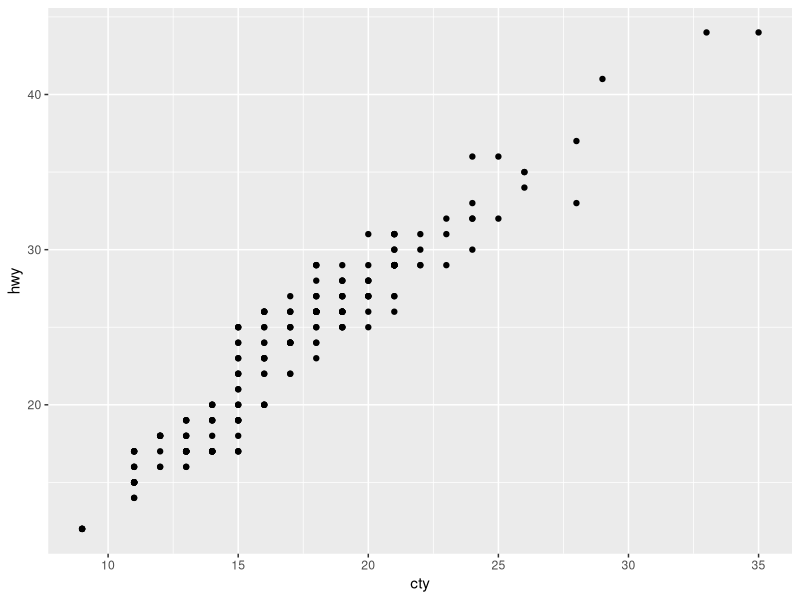
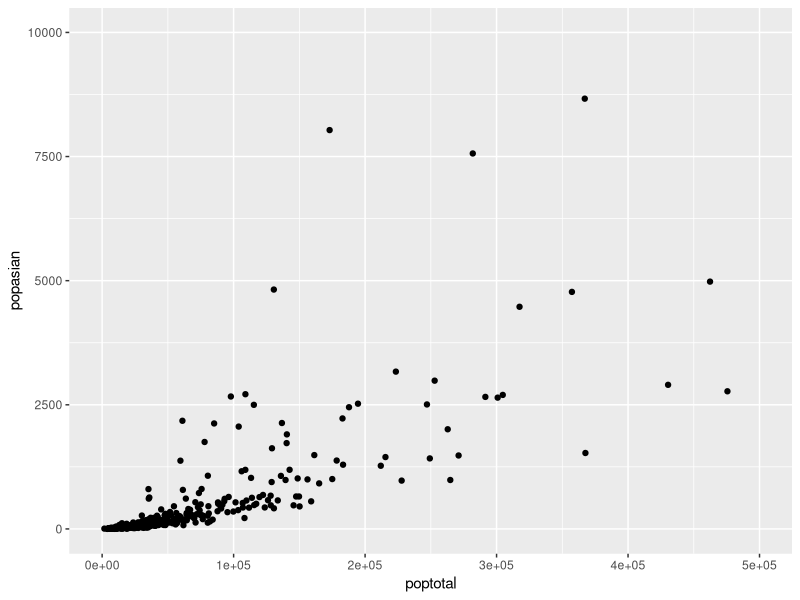
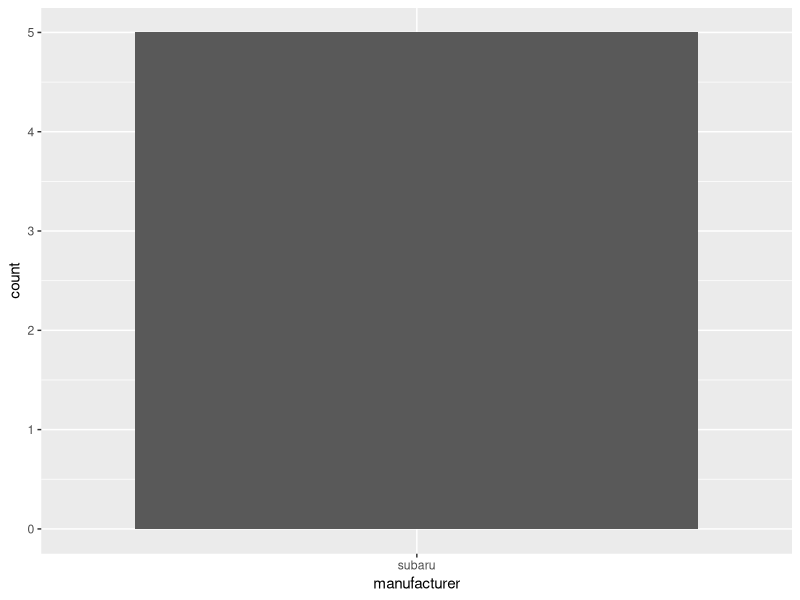
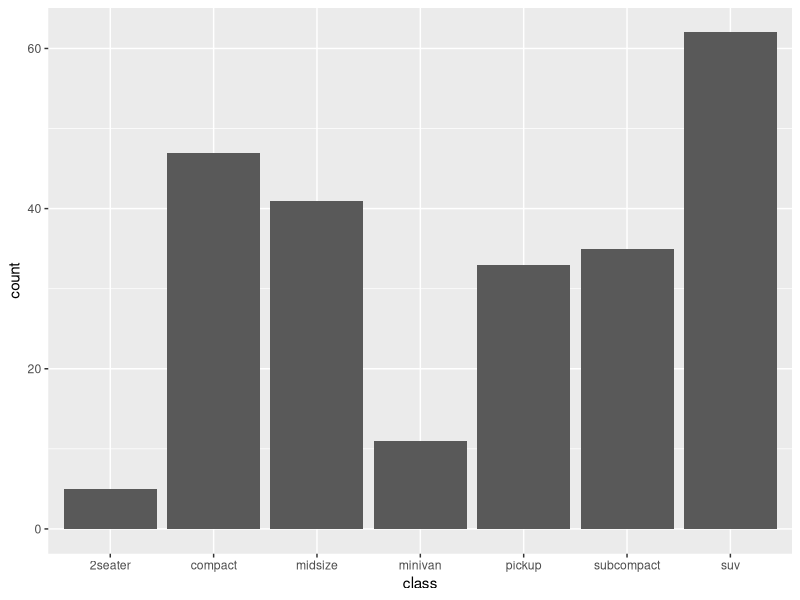
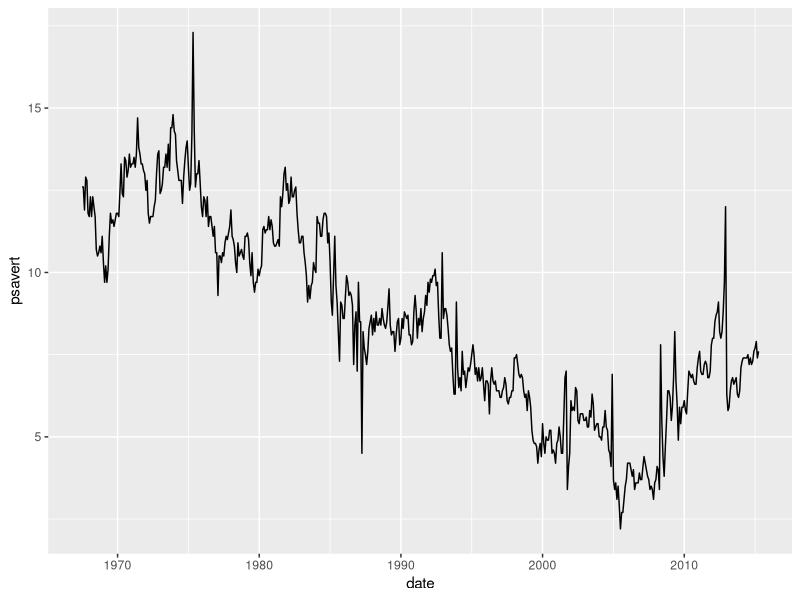

Write the R code that produced these figures, in order.
#Lecture 9 - Exercise Answers Only
#Thomas Morris

library(ggplot2)
#Q1
ggplot(data = mpg, aes(x=cty, y=hwy))+
  geom_point()
#Q2
ggplot(data = midwest, aes(x=poptotal, y=popasian))+
  geom_point()+
  xlim(0,500000)+
  ylim(0,10000)
#Q1 - 
library(dplyr)
df_mpg <- mpg %>% filter(class == "suv") %>% arrange(desc(cty)) %>% head(5)
ggplot(data = df_mpg, aes(x = manufacturer)) + geom_bar()
#Q2
ggplot(data = mpg, aes(x = class)) + geom_bar()
#Q1

ggplot(data = economics, aes(x = date, y = psavert)) +geom_line()
